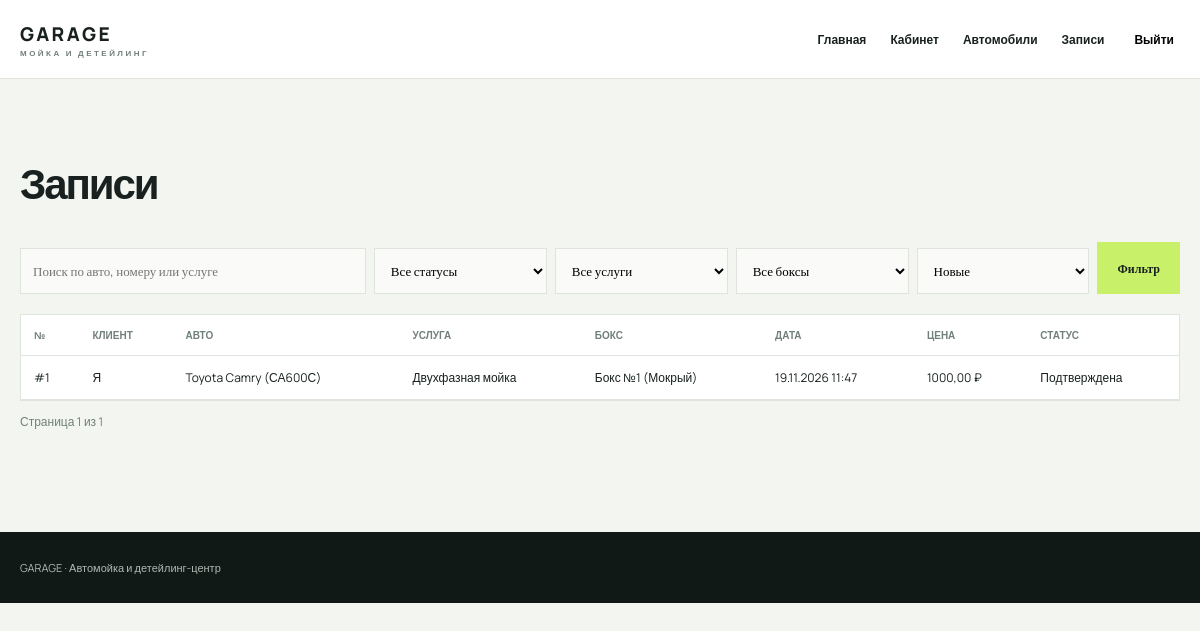
The page /bookings/ (signed in) on the database its author committed.
### garage/models.py (models this page shows, shortened)
class Booking(models.Model):
    STATUSES = [
        ('new', 'Новая'),
        ('confirmed', 'Подтверждена'),
        ('in_progress', 'В работе'),
        ('completed', 'Завершена'),
        ('cancelled', 'Отменена'),
    ]
    client = models.ForeignKey(settings.AUTH_USER_MODEL, on_delete=models.CASCADE, related_name='bookings', verbose_name='Клиент')
    vehicle = models.ForeignKey(Vehicle, on_delete=models.PROTECT, verbose_name='Автомобиль')
    service = models.ForeignKey(Service, on_delete=models.PROTECT, verbose_name='Услуга')
    box = models.ForeignKey(Box, on_delete=models.PROTECT, verbose_name='Бокс')
    body_type_snapshot = models.CharField('Кузов на момент записи', max_length=50)
    starts_at = models.DateTimeField('Начало')
    ends_at = models.DateTimeField('Окончание')
    final_price = models.DecimalField('Итоговая цена', max_digits=8, decimal_places=2)
    discount = models.PositiveSmallIntegerField('Скидка, %', default=0)
    status = models.CharField('Статус', max_length=20, choices=STATUSES, default='new')
    class Meta:
        ordering = ['-starts_at']

class Vehicle(models.Model):
    owner = models.ForeignKey(settings.AUTH_USER_MODEL, on_delete=models.CASCADE, related_name='vehicles')
    brand = models.CharField('Марка', max_length=50)
    model = models.CharField('Модель', max_length=50)
    plate = models.CharField('Госномер', max_length=15, unique=True)
    body_type = models.ForeignKey(BodyType, on_delete=models.PROTECT, verbose_name='Тип кузова')
    photo = models.ImageField('Фото', upload_to='vehicles/', blank=True, null=True)
    def __str__(self):
        return f'{self.brand} {self.model} ({self.plate})'

class Service(models.Model):
    BOX_TYPES = [
        ('wet', 'Мокрый бокс'),
        ('dry', 'Сухой бокс (детейлинг)'),
    ]
    category = models.ForeignKey(ServiceCategory, on_delete=models.PROTECT, related_name='services', verbose_name='Категория')
    name = models.CharField('Название услуги', max_length=120)
    description = models.TextField('Описание', blank=True)
    base_price = models.DecimalField('Базовая цена (₽)', max_digits=8, decimal_places=2)
    base_minutes = models.PositiveSmallIntegerField('Базовая длительность (мин)', default=40)
    required_box_type = models.CharField('Тип бокса', max_length=10, choices=BOX_TYPES, default='wet')
    is_basic_wash = models.BooleanField('Базовая мойка (учёт в штамп-карте)', default=True)
    def __str__(self):
        return self.name

class Box(models.Model):
    name = models.CharField('Бокс', max_length=60, unique=True)
    box_type = models.CharField('Тип бокса', max_length=10, choices=Service.BOX_TYPES, default='wet')
    is_active = models.BooleanField('Активен', default=True)
    def __str__(self):
        return self.name

### garage/views.py (the view)
# urls.py: path('bookings/', views.booking_list, name='booking_list'),
@login_required
def booking_list(request):
    role = _get_role(request.user)
    qs = Booking.objects.select_related('client', 'vehicle', 'service', 'box')
    if role == 'client':
        qs = qs.filter(client=request.user)
    q = request.GET.get('q', '').strip()
    status = request.GET.get('status', '').strip()
    service_id = request.GET.get('service', '').strip()
    box_id = request.GET.get('box', '').strip()
    sort = request.GET.get('sort', '-starts_at').strip()
    if q:
        qs = qs.filter(
            Q(client__username__icontains=q)
            | Q(vehicle__plate__icontains=q)
            | Q(service__name__icontains=q)
        )
    if status:
        qs = qs.filter(status=status)
    if service_id.isdigit():
        qs = qs.filter(service_id=int(service_id))
    if box_id.isdigit():
        qs = qs.filter(box_id=int(box_id))
    allowed_sorts = {'-starts_at', 'starts_at', '-final_price', 'final_price', 'status'}
    if sort in allowed_sorts:
        qs = qs.order_by(sort)
    paginator = Paginator(qs, 20)
    page = paginator.get_page(request.GET.get('page'))
    context = {
        'page': page,
        'q': q,
        'status': status,
        'service_id': service_id,
        'box_id': box_id,
        'sort': sort,
        'statuses': Booking.STATUSES,
        'services': Service.objects.all(),
        'boxes': Box.objects.all(),
    }
    return render(request, 'garage/bookings.html', context)

### garage/views.py (called while the page is built)
def _get_role(user):
    if user.is_superuser:
        return 'shift_admin'
    profile = getattr(user, 'profile', None)
    return profile.role if profile else 'client'

### templates/garage/bookings.html (shortened to what this page needs)
{% extends 'base.html' %}{% block content %}<section class="wrap page"><h1>Записи</h1><form class="filters" method="get"><input name="q" value="{{q}}" placeholder="Поиск по авто, номеру или услуге"><select name="status"><option value="">Все статусы</option></select><select name="service"><option value="">Все услуги</option></select><select name="box"><option value="">Все боксы</option></select><select name="sort"><option value="-starts_at">Новые</option></select><button class="btn">Фильтр</button></form><div class="table-wrap"><table><tr><th>№</th><th>Клиент</th><th>Авто</th><th>Услуга</th><th>Бокс</th><th>Дата</th><th>Цена</th><th>Статус</th></tr>{% for b in page %}<tr><td><a href="{% url 'booking_detail' b.pk %}">#{{b.pk}}</a></td><td>{{b.client}}</td><td>{{b.vehicle}}</td><td>{{b.service}}</td><td>{{b.box}}</td><td>{{b.starts_at|date:'d.m.Y H:i'}}</td><td>{{b.final_price}} ₽</td><td>{{b.get_status_display}}</td></tr>{% empty %}<tr><td colspan="8">Нет записей.</td></tr>{% endfor %}</table></div><p class="pagination">Страница {{page.number}} из {{page.paginator.num_pages}} </p></section>{% endblock %}

### static/garage/css/style.css (style rules this page uses)
:root { --dark:#18211f;--paper:#f3f5f1;--accent:#c8f169;--muted:#718078;--line:#dfe4dc }
* { box-sizing:border-box }
body { margin:0;background:var(--paper);color:var(--dark);font:15px Manrope,Arial,sans-serif }
a { color:inherit;text-decoration:none }
.wrap { width:min(1160px,calc(100% - 40px));margin:auto }
.btn { display:inline-block;background:var(--accent);color:var(--dark);border:0;padding:14px 20px;font:700 12px Manrope;cursor:pointer;margin:8px 8px 8px 0 }
.section,.page { padding-top:65px;padding-bottom:90px }
.section h2,.page h1 { font-size:42px;letter-spacing:-.05em;margin:10px 0 30px }
.panel input,.panel select,.panel textarea,.filters input,.filters select { width:100%;padding:12px;border:1px solid var(--line);background:#fafbf9;font:13px Manrope;margin-top:6px }
.table-wrap { overflow-x:auto;background:#fff;border:1px solid var(--line) }
table { border-collapse:collapse;width:100%;min-width:760px;font-size:12px }
th,td { text-align:left;padding:13px;border-bottom:1px solid var(--line) }
th { font-size:10px;color:var(--muted);text-transform:uppercase }
.filters { display:grid;grid-template-columns:2fr repeat(4,1fr) auto;gap:8px;margin:20px 0 }
.filters .btn { margin:0 }
.pagination { display:flex;justify-content:space-between;color:var(--muted);font-size:12px }

### rows shown on the page
Booking: pk "1", client "Я", vehicle "Toyota Camry (СА600С)", service "Двухфазная мойка", box "Бокс №1 (Мокрый)", starts_at "19.11.2026 11:47", final_price "1000,00", status "Подтверждена"

### other values the page prints
{{ page.number }} "1"
{{ page.paginator.num_pages }} "1"
